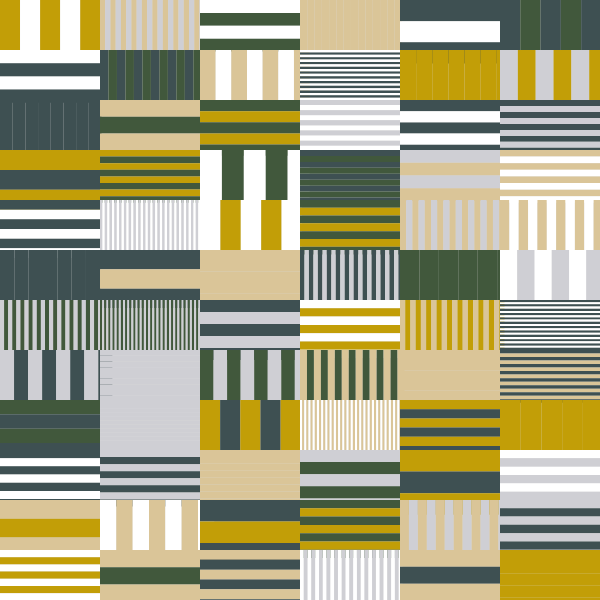
Frame 1 (no input)
Frame 60 (no input): identical to frame 1, image omitted
Frame 120 (the mouse pressed at the canvas centre since frame 60): identical to frame 1, image omitted

The p5.js sketch that drew this single still picture (run headless with seeded random() and noise() and a simulated clock; from frame 60 on, the mouse is pressed at the canvas centre):

// p5.js sketch
// ── sketch.js
const colors = ["#c29e07", " #41583c", "#dac598", "#3e5052", "#cfcfd4", ""];
//const colors = ["#ffffff", " #000000", "#cccc00", "#00cccc"];
const RECT_HEIGHT = 100,
    RECT_WIDTH = 50;
function setup() {
    createCanvas(600, 600);
    background(220);

    for (let i = 0; i < width; i += RECT_WIDTH) {
        for (let j = 0; j < height; j += RECT_HEIGHT) {
            blockk(
                i,
                j,
                RECT_HEIGHT,
                RECT_WIDTH,
                Math.random() * 20 + 2, // line heigth
                colors[Math.floor(Math.random() * colors.length)],
                colors[Math.floor(Math.random() * colors.length)],
                Math.random() > 0.5
            );
        }
    }
}

function draw() {}

function blockk(x, y, w, h, lineWeight, color1, color2, horizontal) {
    let loop = 1;
    noStroke();
    if (horizontal) {
        for (let i = x; i < x + h; i += lineWeight) {
            fill(loop % 2 === 0 ? color1 : color2);

            rect(y, i, w, lineWeight);
            loop += 1;
        }
    } else {
        for (let j = y; j < y + w; j += lineWeight) {
            fill(loop % 2 === 0 ? color1 : color2);

            rect(j, x, lineWeight, h);
            loop += 1;
        }
    }
}
